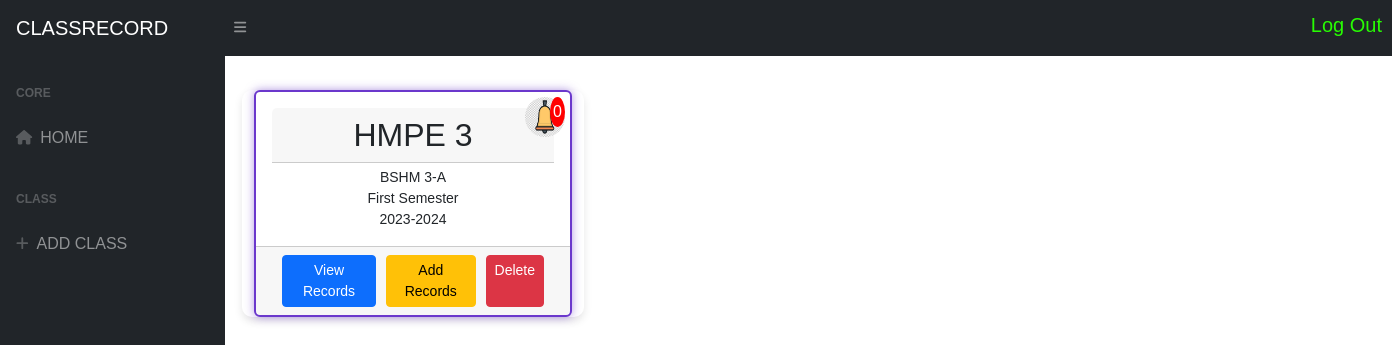
The page /home.php (signed in) on the database its author committed.
### tables this page shows
CREATE TABLE `tblclass` (
  `class_id` varchar(225) NOT NULL,
  `course_number` varchar(225) NOT NULL,
  `class_year` varchar(225) NOT NULL,
  `class_section` varchar(225) NOT NULL,
  `school_year` varchar(225) NOT NULL,
  `user_id` varchar(225) NOT NULL,
  `class_course` varchar(225) NOT NULL,
  `datetime` varchar(225) NOT NULL,
  `class_semester` varchar(225) NOT NULL,
  `laboratory` varchar(25) NOT NULL
);

CREATE TABLE `tblsubjects` (
  `subjectID` int(11) NOT NULL,
  `course_number` varchar(225) NOT NULL,
  `descriptive_title` varchar(225) NOT NULL,
  `credit_units` int(10) NOT NULL,
  `course_description` varchar(225) NOT NULL,
  `class_course` varchar(225) NOT NULL,
  `semester` varchar(225) NOT NULL,
  `laboratory` varchar(25) NOT NULL,
  `year` varchar(225) NOT NULL
);

### classes.php (the view, shortened to what this page needs)
<?php
$user_id = $_SESSION['user_id'];
$result = mysqli_connect('localhost', 'root', '', 'classrecord');
$query = "SELECT tblclass.*, tblsubjects.*,
                 COUNT(CASE WHEN CONCAT(tblschedule.date, ' ', tblschedule.time) > NOW() THEN 1 END) AS upcoming_count
          FROM tblclass
          JOIN tblsubjects ON (tblclass.course_number = tblsubjects.course_number)
          LEFT JOIN tblschedule ON tblclass.class_id = tblschedule.class_id
          WHERE tblclass.user_id = '$user_id'
          GROUP BY tblclass.class_id";
$result1 = mysqli_query($result, $query);
$viewRecordPage = '';
$tablePage = '';
$ledColors = ['#6b38cc'];
echo '<div class="container">';
$cardCount = 0;
while ($row = mysqli_fetch_assoc($result1)) {
    if ($cardCount % 3 == 0) {
        echo '<div class="row">';
    }
    $colorIndex = $cardCount % count($ledColors);
    $currentColor = $ledColors[$colorIndex];
    if ($row['laboratory'] == 0) {
        $tablePage = 'nonlabBSITtable.php';
    } elseif ($row['laboratory'] == 1) {
        $tablePage = 'table.php';
    }
    if ($row['laboratory'] == 0) {
        $viewRecordPage = 'classrecordnonlabIT.php';
    } elseif ($row['laboratory'] == 1) {
        $viewRecordPage = 'classrecordIT.php';
    }
    echo '
    <div class="col-md-4 mb-4">
        <a href="viewschedule.php?class_id=' . $row['class_id'] . '" style="text-decoration: none; display: block; position: relative;">
            <div class="card bg-purple text-white" style="border: 2px solid ' . $currentColor . ';">
                <div style="position: absolute; top: 5px; right: 5px; z-index: 1;">
                    <img src="bell.jpg" alt="Image" width="40" height="40" style="border-radius: 50%;">
                    <div style="position: absolute; top: 0; right: 0; background-color: red; color: white; border-radius: 50%; padding: 3px;">' . $row['upcoming_count'] . '</div>
                </div>
                <div class="card-body">
                    <div class="card-header h2 text-dark">' . $row['course_number'] . '</div>
                    <p class="h5 mb-1"></p>
                    <p class="small m-0 text-dark">' . $row['class_course'] . ' ' . $row['class_year'] . '-' . $row['class_section'] . '</p>
                    <p class="small m-0 text-dark">' . $row['class_semester'] . '</p>
                    <p class="small m-0 text-dark">' . $row['school_year'] . '</p>
                </div>
                <div class="card-footer d-flex justify-content-between">
                    <a class="btn btn-primary btn-sm" href="' . $viewRecordPage . '?class_id=' . $row['class_id'] . '">View Records</a>
                    <a class="btn btn-warning btn-sm" href="' . $tablePage . '?class_id=' . $row['class_id'] . '">Add Records</a>
                    <a class="btn btn-danger btn-sm" href="deletes.php">Delete</a>
                </div>
            </div>
        </a>
    </div>';
    if ($cardCount % 3 == 2 || $cardCount == mysqli_num_rows($result1) - 1) {
        echo '</div>';
    }
    $cardCount++;
}
echo '</div>';
?>

### home.php (style rules this page uses)
* { font-family: Arial, sans-serif; }
body { background-color: white; font-family: Arial, sans-serif; }
.container { margin-top: 70px; margin-left: 242px; }
.col-md-4 { margin-top: 20px; width: 30%; text-align: center; border-radius: 10px; box-shadow: 0 4px 8px rgba(0, 0, 0, 0.1); transition: box-shadow 0.3s ease; }

### rows shown on the page
tblclass: upcoming_count "0", tblsubjects.course_number "HMPE 3", tblsubjects.class_course "BSHM", class_year "3", class_section "A", class_semester "First Semester", school_year "2023-2024"
